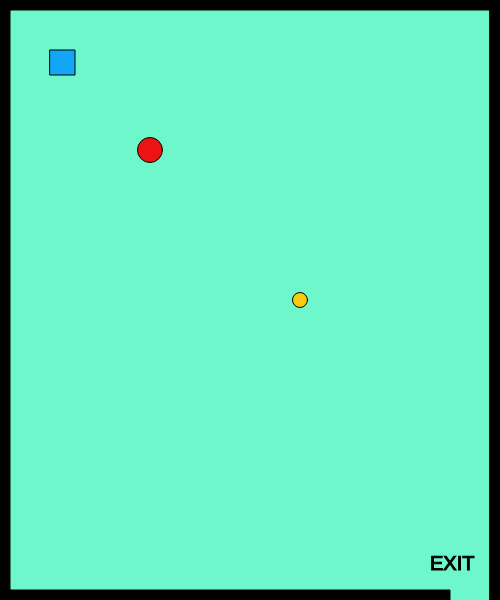
Frame 1 (no input)
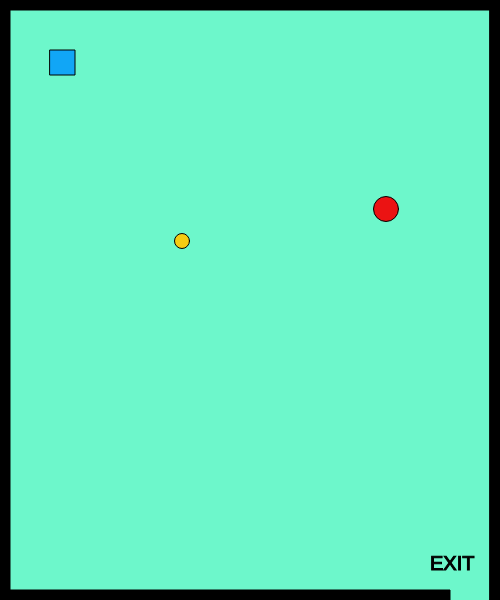
Frame 60 (no input)
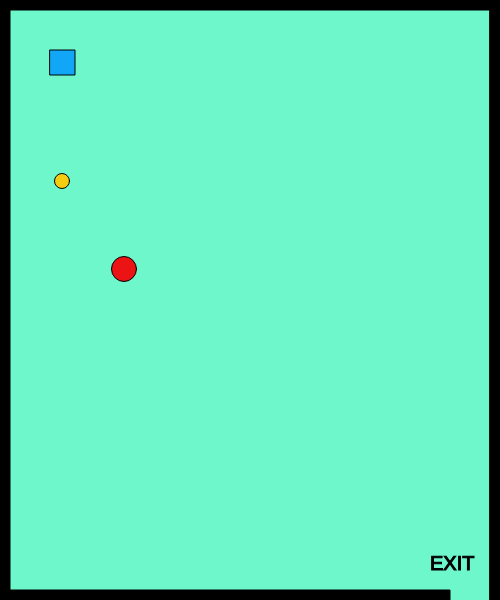
Frame 120 (the mouse pressed at the canvas centre since frame 60)

The p5.js sketch that drew these frames (run headless with seeded random() and noise() and a simulated clock; from frame 60 on, the mouse is pressed at the canvas centre):

// p5.js sketch
// ── sketch.js
var playerX = 100;
var playerY = 100;
var w = 87; 
var s = 83;
var a = 65;
var d = 68;

var obstacle1X = 150;
var obstacle1Y = 150;
var obstacleX1Speed
var obstacleY1Speed
var obstacle2X = 300;
var obstacle2Y = 300;
var obstacleX2Speed
var obstacleY2Speed
var mouseObstacleX;
var mouseObstacleY;

function setup() {
  createCanvas(500, 600);
  createPlayer(50,50);
  createObstacles();
}
function draw() {
  background(109, 247, 203);
  stroke(0);
  fill(0);
  createExit();
  createBorders(10);
  drawPlayer();
  playerMovement();
  drawObstacles();
  obstacle1Movement();
  obstacle2Movement();
  youWinMessage();
}

function playerMovement()
{
    if(keyIsDown(UP_ARROW))
    {
        playerY -= 5;   
    }
    if(keyIsDown(DOWN_ARROW))
    {
        playerY += 5;   
    }
    if(keyIsDown(LEFT_ARROW))
    {
        playerX -= 5;   
    }
    if(keyIsDown(RIGHT_ARROW))
    {
        playerX += 5;   
    }
}
function createPlayer(x,y)
{
    playerX = x;
    playerY = y;
}
function drawPlayer()
{
    fill(17, 166, 246);
    rect(playerX,playerY,25,25);
}

function createObstacles()
{
    obstacleX1Speed = Math.floor(Math.random() * (Math.floor(Math.random() * 5)) + 1);
    obstacleY1Speed = Math.floor(Math.random() * (Math.floor(Math.random() * 5)) + 1);
    obstacleX2Speed = Math.floor(Math.random() * (Math.floor(Math.random() * 10)) + 1);
    obstacleY2Speed = Math.floor(Math.random() * (Math.floor(Math.random() * 10)) + 1);
}

function drawObstacles()
{
    fill(235, 19, 19);
    circle(obstacle1X, obstacle1Y, 25);
    fill(246, 204, 17);
    circle(obstacle2X, obstacle2Y, 15);
    fill(218, 0, 228);
    circle(mouseObstacleX, mouseObstacleY, 35);
}

function obstacle1Movement()
{
    obstacle1X += obstacleX1Speed;
    obstacle1Y += obstacleY1Speed;
    if(obstacle1X > width){
        obstacle1X = 0;
    }
    if(obstacle1X < 0){
        obstacle1X = width;
    }
    if(obstacle1Y > height){
        obstacle1Y = 0;
    }
    if(obstacle1Y < 0){
        obstacle1Y = height;
    }
}

function obstacle2Movement()
{
    obstacle2X -= obstacleX2Speed;
    obstacle2Y -= obstacleY2Speed;
    if(obstacle2X > width){
          obstacle2X = 0;
      }
      if(obstacle2X < 0){
          obstacle2X = width;
      }
      if(obstacle2Y > height){
          obstacle2Y = 0;
      }
      if(obstacle2Y < 0){
          obstacle2Y = height;
      }
}

function mouseClicked()
{
    mouseObstacleX = mouseX;
    mouseObstacleY = mouseY;
}

function createBorders(thickness)
{
    rect(0,0,width,thickness);
    rect(0,0,thickness,height);
    rect(0, height-thickness,width-50, thickness);
    rect(width-thickness,0,thickness,height);
}

function createExit()
{
    textSize(20);
    text("EXIT", width-70,height-30)
}

function youWinMessage(){
    if(playerX > width-75 && playerY > width+75){
        fill(0);
        stroke(5);
        textSize(30);
        text("YOU WIN", width/2-50, height/2-50);
    }
}
